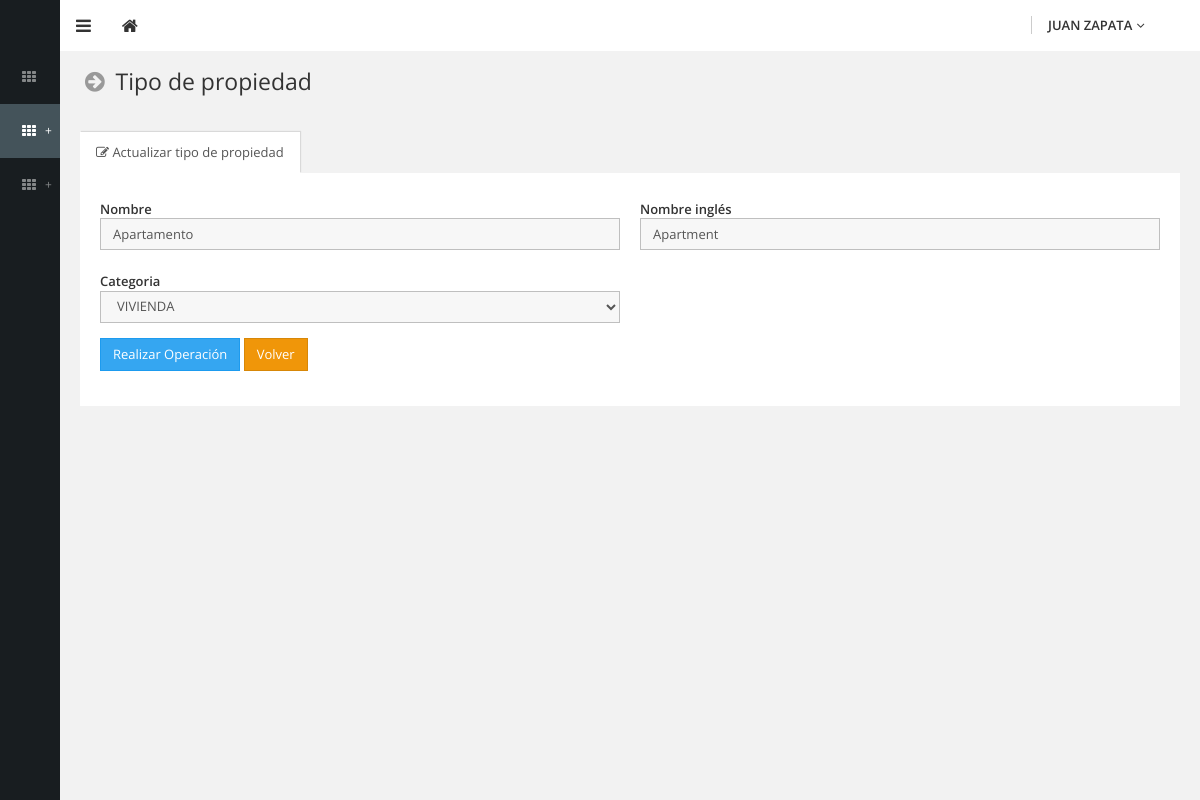
Page /admin/html/pages/act-tipo-propiedad-2.php?Id=5&Idsubmenu=10&Idmenu=2&Idopcmenu=8 (signed in) on the committed database.
### tables this page shows
CREATE TABLE IF NOT EXISTS `Menu` (
  `Id` int(11) NOT NULL AUTO_INCREMENT,
  `Nombre` varchar(255) NOT NULL,
  `Url` varchar(255) NOT NULL,
  `Pos` int(11) NOT NULL,
  PRIMARY KEY (`Id`)
);

CREATE TABLE IF NOT EXISTS `Menusub` (
  `Id` int(11) NOT NULL AUTO_INCREMENT,
  `Idmenu` int(11) NOT NULL,
  `Nombre` varchar(255) NOT NULL,
  `Url` varchar(255) NOT NULL,
  `Pos` int(11) NOT NULL,
  PRIMARY KEY (`Id`)
);

CREATE TABLE IF NOT EXISTS `Tipo` (
  `Id` int(11) NOT NULL AUTO_INCREMENT,
  `Idcategoria` int(11) NOT NULL,
  `Nombre` varchar(255) NOT NULL,
  `NombreEN` varchar(255) NOT NULL,
  `Muestra` int(11) NOT NULL,
  PRIMARY KEY (`Id`)
);

CREATE TABLE IF NOT EXISTS `Sesion` (
  `Id` int(11) NOT NULL AUTO_INCREMENT,
  `Nombre` varchar(255) NOT NULL,
  `NombreEN` varchar(255) NOT NULL,
  `Descripcion` text NOT NULL,
  `DescripcionEN` text NOT NULL,
  `Foto` varchar(255) NOT NULL,
  `Pos` int(11) NOT NULL,
  PRIMARY KEY (`Id`)
);

### admin/html/pages/act-tipo-propiedad-2.php (the view, shortened to what this page needs)
<?
include("../../includes/conexion.php");
					$Idt				=$_REQUEST["Id"];
                    $queryped			="SELECT* FROM Tipo where Id = '$Idt'";
                    $resultped			=mysql_query($queryped, $id);
                    While($rowped		=mysql_fetch_array($resultped))
                    {
					$Nombre				=$rowped["Nombre"];
					$NombreEN 			=$rowped["NombreEN"];
					$Categoria 			=$rowped["Idcategoria"];
					}
					$queryTITMEN		="SELECT* FROM Menusub WHERE Id = ".$_REQUEST["Idsubmenu"] ;
					$resultTITMEN		=mysql_query($queryTITMEN, $id);
					While($rowTITMEN	=mysql_fetch_array($resultTITMEN))
					{
					$NombreTITMEN		=$rowTITMEN["Nombre"];
					}
					$queryX				="SELECT * FROM Sesion WHERE Id='$Categoria'";
					$resultX 			=mysql_query($queryX,$id);
					while($rowX 		=mysql_fetch_array($resultX)){
					$NombreX 			=$rowX["Nombre"];
					}
?>
<!DOCTYPE html>
<html lang="en">
	<head>
		<link type="text/css" rel="stylesheet" href="../../assets/css/theme-default/bootstrap.css?1403937764" />
		<link type="text/css" rel="stylesheet" href="../../assets/css/theme-default/boostbox.css?1403937765" />
		<link type="text/css" rel="stylesheet" href="../../assets/css/theme-default/boostbox_responsive.css?1403937765" />
		<link type="text/css" rel="stylesheet" href="../../assets/css/theme-default/font-awesome.min.css?1401481653" />
	</head>
	<body>
		<header id="header">
<?
include("../../includes/navbar.php");
?>
		</header>
		<div id="base">
			<div id="sidebar">
			  <div class="sidebar-back"></div>
			  <div class="sidebar-content">
			    <div class="nav-brand"> <a class="main-brand" href="zona.php">
			      </a>
               </div>
					<?
                    include("../../includes/menu.php");
                    ?>
              </div>
		  </div>
			<div id="content">
				<section>
					<div class="section-header">
						<h3 class="text-standard"><i class="fa fa-fw fa-arrow-circle-right text-gray-light"></i> <?=$NombreTITMEN?></h3>
					</div>
					<div class="section-body">
						<div class="row">
							<div class="col-lg-12">
								<div class="box style-transparent">
									<div class="box-head">
										<ul class="nav nav-tabs tabs-transparent" data-toggle="tabs">
											<li class="active"><a href="#editDetails"><i class="fa fa-edit"></i> Actualizar tipo de propiedad</a></li>
										</ul>
									</div>
									<div class="tab-content">
										<div class="tab-pane active" id="editDetails">
											<div class="box-body style-white">
												<form class="form-horizontal form-validate" role="form" method="post" action="act-tipo-propiedad-3.php" novalidate>
													<div class="row">
														<div class="col-sm-6">
															<div class="form-group">
                                                              <div class="col-sm-12">
																<label for="Nombre" class="control-label">Nombre</label>
																	<input name="Nombre" type="text" required class="form-control" id="Nombre" placeholder="Ingrese un Nombre" value="<?=$Nombre?>" data-rule-minlength="3">
																</div>
															</div>
														</div>
														<div class="col-sm-6">
															<div class="form-group">
                                                              <div class="col-sm-12">
																<label for="NombreEN" class="control-label">Nombre inglés</label>
																	<input name="NombreEN" type="text" required class="form-control" id="NombreEN" placeholder="Ingrese un nombre en inglés" value="<?=$NombreEN?>" data-rule-minlength="3">
																</div>
															</div>
														</div>
														<div class="col-sm-6">
															<div class="form-group">
                                                              <div class="col-sm-12">
																<label for="Categoria" class="control-label">Categoria</label>
																	<select name="Categoria" id="Categoria" class="form-control" required>
																	<option value="<?=$Categoria?>"><?=$NombreX?></option>
																	</select>
																</div>
															</div>
														</div>
													</div>
													<div class="form-group">
														<div class="col-sm-12">
															<button type="submit" class="btn btn-primary">Realizar Operación</button>
                                                            <input name="Volver" type="button" class="btn btn-warning" value="Volver"  onClick="location.href='act-tipo-propiedad.php?Idsubmenu=<?=$_REQUEST["Idsubmenu"]?>&Idmenu=<?=$_REQUEST["Idmenu"]?>&Idopcmenu=<?=$_REQUEST["Idopcmenu"]?>'">
														</div>
													</div>
												</form>
											</div>
										</div>
									</div>
								</div>
							</div>
						</div>
					</div>
				</section>
			</div>
		</div>
	</body>
</html>

### admin/includes/menu.php (shortened to what this page needs)
			    <ul class="main-menu">
<?
					$tipouzer		=$_SESSION['tipo'];
					$Idmenux		=$_REQUEST["Idmenu"];
					$conMenu		=0;
					$queryMenu		="SELECT* FROM Menu order by Pos" ;
					$resultMenu		=mysql_query($queryMenu, $id);
					While($rowMenu	=mysql_fetch_array($resultMenu))
					{
					$NombreMenu		=$rowMenu["Nombre"];
					$UrlMenu		=$rowMenu["Url"];
					$IdMenu			=$rowMenu["Id"];
					$MosPers1		=	0;
							$queryPers1			="SELECT* FROM Permisos where Idtipo = '$tipouzer'  and Men = '$IdMenu' and Submenu = '0' and Opciones = '0' ";
							$resultPers1		=mysql_query($queryPers1, $id);
							while($rowPers1		=mysql_fetch_array($resultPers1))
							{
							$MosPersA			=$rowPers1["Mos"];
								if($MosPersA > 0)
								{
								$MosPers1	=	1;
								}
							}
							if($UrlMenu	==	'#')
							{
							$UrlMenu	=	'javascript:void(0);';
							$addMenu	=	'<span class="expand-sign">+</span>';
							}
							else
							{
							$UrlMenu		=$UrlMenu;
							}
							$conMenu++;
							if(empty($Idmenux))
							{
								if($conMenu == 1)
								{
								$Activa	=	'class="active"';
								}
								else
								{
								$Activa	=	'';
								}
							}
							elseif($IdMenu	== $Idmenux)
							{
								$Activa	=	'class="active"';
							}
							else
							{
								$Activa	=	'';
							}
										if($MosPers1 == 1)
										{
?>
                                            <li>
                                            <a href="<?=$UrlMenu?>?Idmenu=<?=$IdMenu?>" <?=$Activa?>> <i class="fa fa-th fa-fw"></i><span class="title"><?=$NombreMenu?></span> <?=$addMenu?></a>
                                            <?
                                            if($UrlMenu =! 'javascript:void(0);')
                                            {
                                            ?>
                                            </li>
                                            <?
                                            }
                                            else
                                            {
                                            ?>
                                            </li>
                                            <?
											}
					}
					}
                                            ?>
		        </ul>

### admin/assets/css/theme-default/boostbox_responsive.css (style rules this page uses)
@media (min-width: 481px) and (max-width: 1200px) { body:not(.sidebar-expanded) #content { display: block; } }
@media (min-width: 481px) and (max-width: 1200px) { body:not(.sidebar-expanded) #sidebar { width: 60px; } }
@media (min-width: 481px) and (max-width: 1200px) { body:not(.sidebar-expanded) #header { left: 60px; } }
@media (min-width: 481px) and (max-width: 1200px) { body:not(.sidebar-expanded) .sidebar-back { width: 60px; } }
@media (min-width: 481px) and (max-width: 1200px) { body:not(.sidebar-expanded) .main-menu > li { position: relative; } }
@media (min-width: 481px) and (max-width: 1200px) { body:not(.sidebar-expanded) .main-menu > li.active > a { background-color: #44535a; color: #ffffff; } }
@media (min-width: 481px) and (max-width: 1200px) { body:not(.sidebar-expanded) .main-menu > li > a { padding: 20px 20px 20px 40px; -webkit-transition: padding 0.15s ease-in; -o-transition: padding 0.15s ease-in; transition: padding 0.15s ease-in; } }
@media (min-width: 481px) and (max-width: 1200px) { body:not(.sidebar-expanded) .main-menu > li > a:before, body:not(.sidebar-expanded) .main-menu > li > a:after { content: " "; display: table; } }
@media (min-width: 481px) and (max-width: 1200px) { body:not(.sidebar-expanded) .main-menu > li > a:after { clear: both; } }
@media (min-width: 481px) and (max-width: 1200px) { body:not(.sidebar-expanded) .main-menu > li > a .fa:first-child { color: inherit; margin-left: -20px; } }

### rows in the picture
menusub: Nombre "Tipo de propiedad"
tipo: Nombre "Apartamento", NombreEN "Apartment"
sesion: Categoria "VIVIENDA"

### other values in the picture
$_SESSION['NombreR'] "JUAN ZAPATA"
